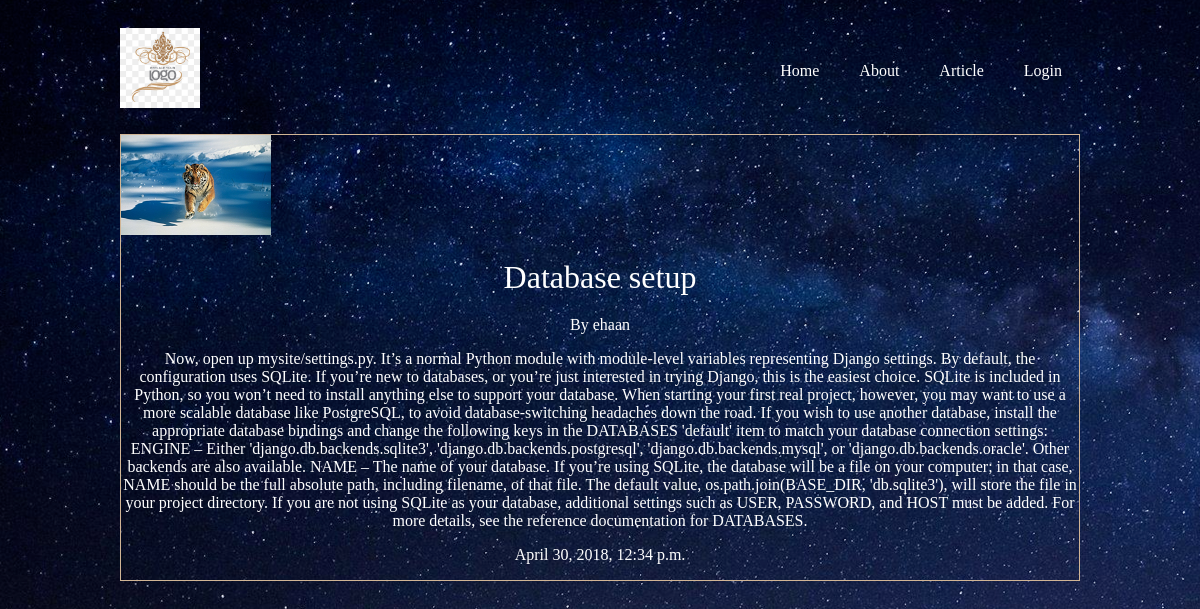
/articles/details/database-setup, run on the app's committed database.
### articles/models.py (models this page shows, shortened)
class Article(models.Model):
    title = models.CharField(max_length=100)
    slug = models.SlugField()
    body = models.TextField()
    date = models.DateTimeField(auto_now_add=True)
    author = models.ForeignKey(User, default=None, on_delete=models.CASCADE)
    thumb = models.ImageField(default='default.png', blank=True)

### articles/views.py (the view)
# urls.py: path('details/<slug:slug>', views.article_details, name='article_details')
def article_details(request, slug):
    article = Article.objects.get(slug=slug)
    context = {
        'article': article
    }
    return render(request, 'articles/article_details.html', context)

### articles/templates/articles/article_details.html
{% extends 'layout.html' %}
{% block content %}
    <div class="article-detail">
        <div class="article">
            <img src="{{ article.thumb.url }}" alt="">
            <h2>{{ article.title }}</h2>
            <p>By {{ article.author }}</p>
            <p>{{ article.body }}</p>
            <p>{{ article.date }}</p>
        </div>
    </div>
{% endblock %}

### assets/styles.css (style rules this page uses)
body { background-color: #0f121f; background-image: url("/static/stars.png"); background-repeat: no-repeat; color: #ffffff; }
body * { font-family: Calibri; }
h1, h2, h3, h4, h5 { font-weight: normal; margin: 0; }
.article { border: 1px solid #D1B595; position: relative; padding: 10px 10px 40px; }
.article h2 { font-size: 1.2em; }
.article-detail .article { padding: 0 }
.article-detail .article img { max-width: 100%; }
.article-detail .article h2 { text-align: center; margin: 20px auto; font-size: 2em; }
.article-detail .article p { text-align: center; }

### data on the page
Article: thumb (picture), title "Database setup", author "ehaan", body "Now, open up mysite/settings.py. It’s a normal Python module with module-level variables representing Django settings. By default, the configuration uses SQLite. If you’re new to databases, or you’re just interested in trying Django, this is the easiest choice. SQLite is included in Python, so you won’t need to install anything else to support your database. When starting your first real project, however, you may want to use a more scalable database like PostgreSQL, to avoid database-switching headaches down the road. If you wish to use another database, install the appropriate database bindings and change the following keys in the DATABASES 'default' item to match your database connection…", date "April 30, 2018, 12:34 p.m."
